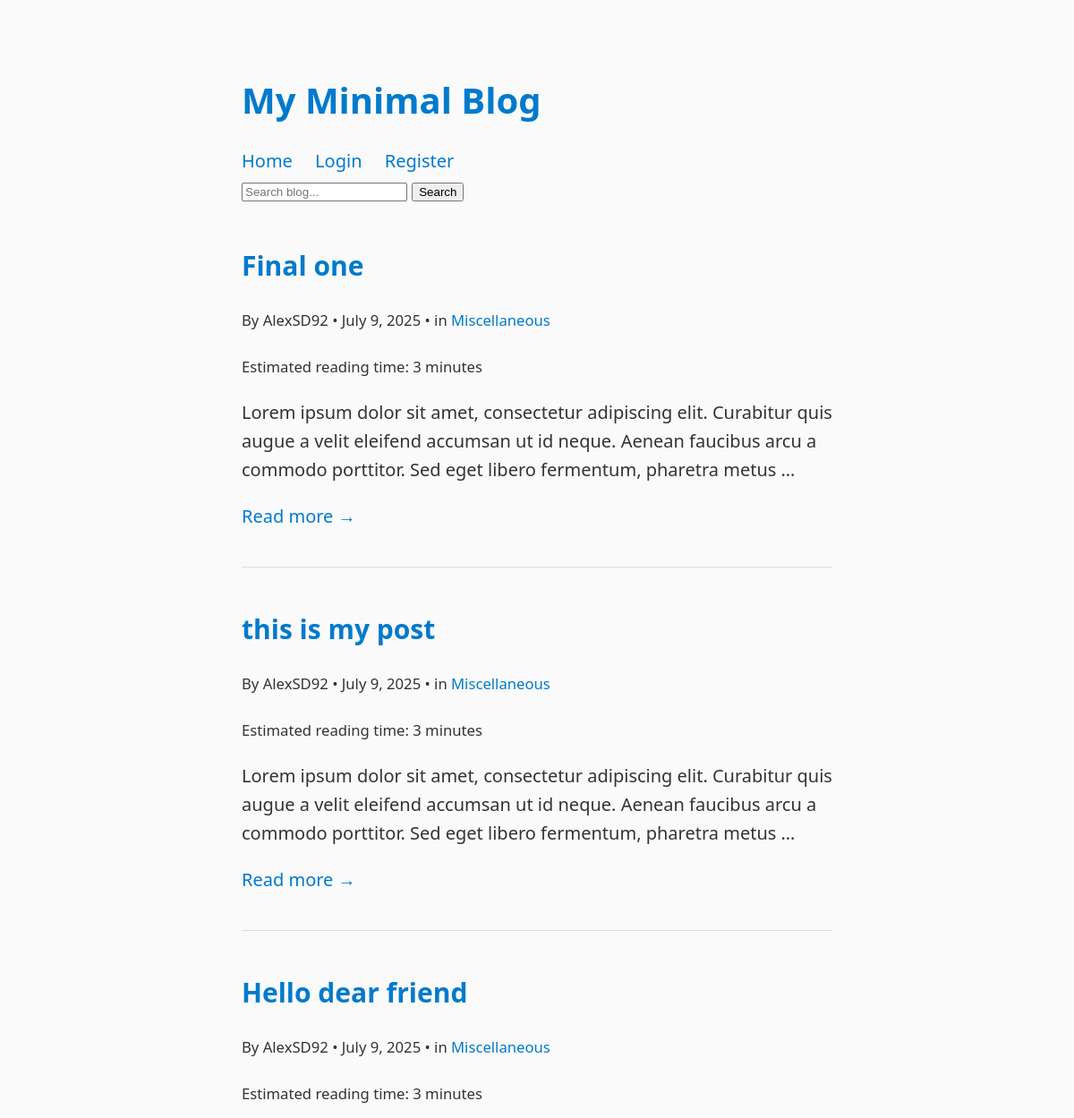
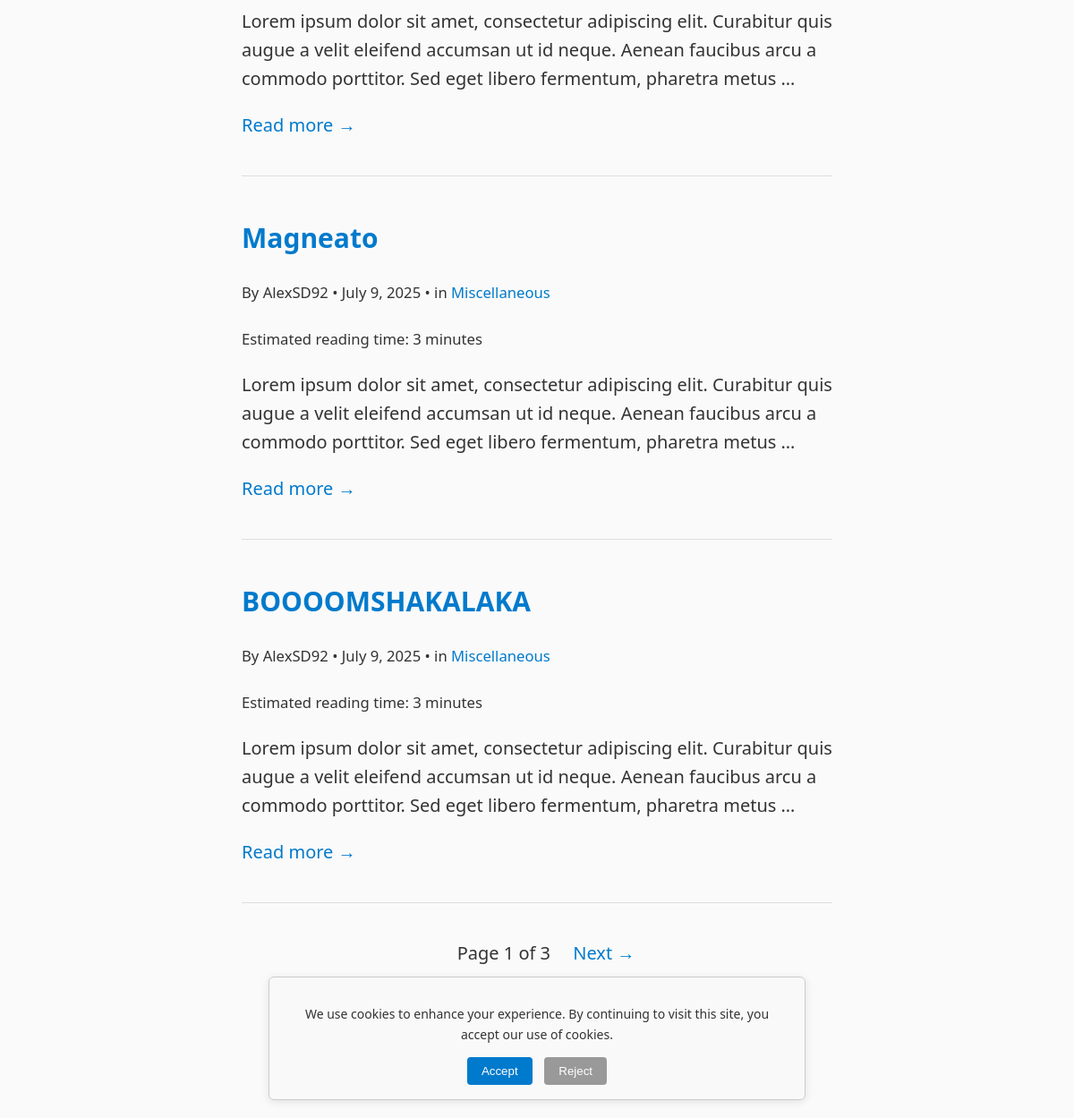
The app's page /, older data (2 pictures, top to bottom).
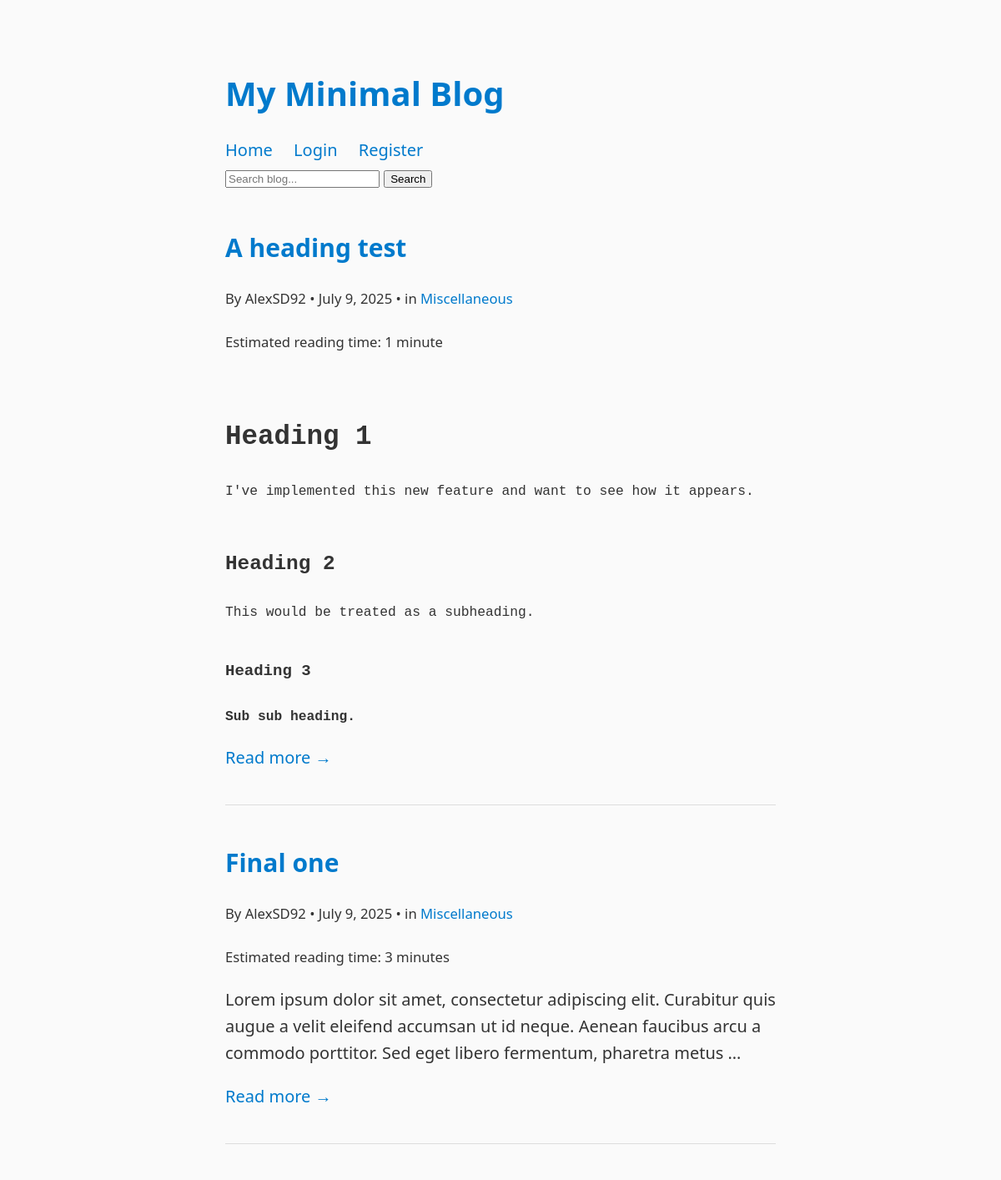
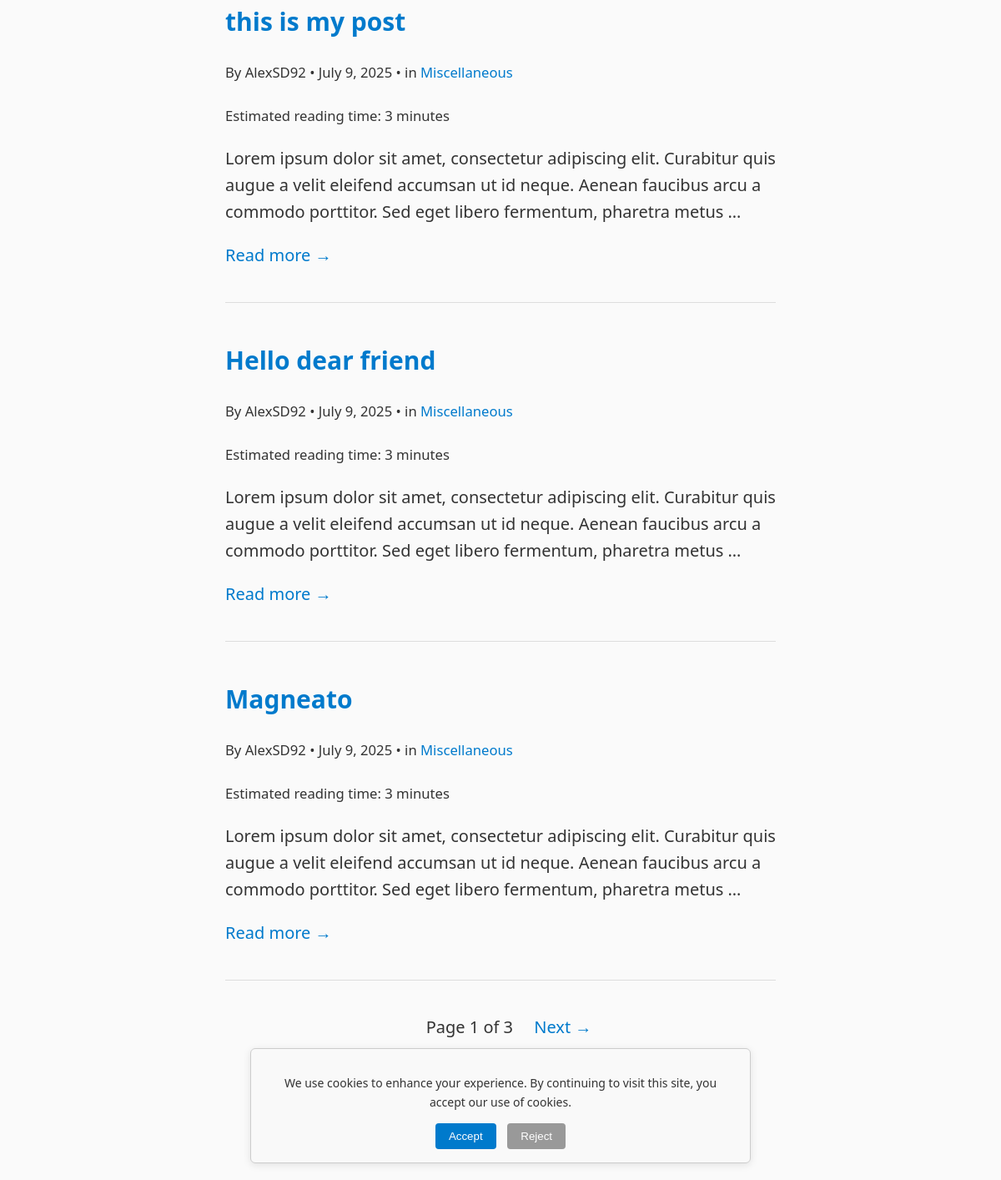
The same page, newer data (2 pictures, top to bottom).
### blog/models.py (models this page shows, shortened)
class Post(models.Model):
    title = models.CharField(max_length=200)
    slug = models.SlugField(unique=True, blank=True)
    author = models.ForeignKey(User, on_delete=models.CASCADE)
    category = models.ForeignKey(Category, on_delete=models.SET_NULL, null=True)
    image = models.ImageField(upload_to='post_images/', blank=True, null=True)
    body = RichTextField()
    published = models.BooleanField(default=True)
    created = models.DateTimeField(auto_now_add=True)
    tags = models.ManyToManyField('Tag', blank=True, related_name='posts')
    views = models.PositiveIntegerField(default=0)
    def reading_time(self):
        plain_text = re.sub('<[^<]+?>', '', self.body)
        word_count = len(plain_text.split())
        return math.ceil(word_count / 200)  # Average adult reads ~200 wpm

class Category(models.Model):
    name = models.CharField(max_length=100, unique=True)
    slug = models.SlugField(unique=True)
    def __str__(self):
        return self.name

### blog/views.py (the view)
# urls.py: path('', views.home, name='home'),
def home(request):
    posts = Post.objects.filter(published=True).order_by('-created')
    paginator = Paginator(posts, 5)
    page_number = request.GET.get('page')
    page_obj = paginator.get_page(page_number)
    return render(request, 'blog/home.html', {'page_obj': page_obj})

### blog/context_processors.py (called while the page is built)
def analytics_tracking_id(request):
    return {
        'GA_TRACKING_ID': settings.GA_TRACKING_ID
    }

### blog/templates/blog/home.html (shortened to what this page needs)
{% extends 'blog/base.html' %}
{% block content %}
  {% for post in page_obj %}
    <div class="post-preview">
      <h2><a href="{% url 'post_detail' slug=post.slug %}">{{ post.title }}</a></h2>
      <p><small>By {{ post.author }} • {{ post.created|date:"F j, Y" }} • in <a href="{% url 'category_posts' slug=post.category.slug %}">{{ post.category }}</a></small></p>
      <p class="text-sm text-gray-500"><small>  Estimated reading time: {{ post.reading_time }} minute{{ post.reading_time|pluralize }}
      </small></p>
      <p>{{ post.body|truncatewords:30|safe }}</p>
      <p><a href="{% url 'post_detail' slug=post.slug %}">Read more →</a></p>
    </div>
  {% empty %}
    <p>No posts yet.</p>
  {% endfor %}
  <div class="pagination" style="text-align:center; margin-top: 2em;">
    <span style="margin: 0 1em;">Page {{ page_obj.number }} of {{ page_obj.paginator.num_pages }}</span>
    {% if page_obj.has_next %}
      <a href="?page={{ page_obj.next_page_number }}">Next →</a>
    {% endif %}
  </div>
{% endblock %}

### blog/templates/blog/base.html (shortened to what this page needs)
<!DOCTYPE html>
<html lang="en">
<head>
</head>
{% include 'blog/cookie_consent.html' %}
<body>
  <header>
    <h1><a href="/">My Minimal Blog</a></h1>
    <nav>
      <a href="/">Home</a>
      {% if user.is_authenticated %}
        <span>Welcome, {{ user.username }}</span>
        <form method="post" action="{% url 'logout' %}" style="display: inline;">
          {% csrf_token %}
          <button type="submit" style="background: none; border: none; padding: 0; color: #007acc; cursor: pointer;">
            Logout
          </button>
        </form>
        <a href="{% url 'delete_account' %}" style="color: #cc0000; margin-left: 1em;">Delete Account</a>
      {% else %}
        <a href="{% url 'login' %}">Login</a>
        <a href="{% url 'register' %}">Register</a>
      {% endif %}
      <form method="GET" action="{% url 'post_search' %}">
        <input type="text" name="q" placeholder="Search blog..." required>
        <button type="submit">Search</button>
      </form>
    </nav>
  </header>
  {% block content %}{% endblock %}
  <footer>
    <p>&copy; {{ now|date:"Y" }} My Minimal Blog. All rights reserved.</p>
    <p>
      <a href="{% url 'terms' %}">Terms of Service</a> |
      <a href="{% url 'privacy' %}">Privacy Policy</a>
    </p>
  </footer>
</body>
</html>

### blog/templates/blog/cookie_consent.html (shortened to what this page needs)
{% if not request.COOKIES.accept_cookies and not request.COOKIES.reject_cookies %}
<div id="cookie-banner" style="
  position: fixed;
  bottom: 20px;
  left: 50%;
  transform: translateX(-50%);
  width: 90%;
  max-width: 600px;
  background-color: #f9f9f9;
  color: #333;
  padding: 16px 20px;
  border: 1px solid #ccc;
  border-radius: 6px;
  box-shadow: 0 2px 10px rgba(0, 0, 0, 0.1);
  z-index: 9999;
  text-align: center;
  font-size: 14px;
">
  <p>We use cookies to enhance your experience. By continuing to visit this site, you accept our use of cookies.</p>
  <button onclick="acceptCookies()" style="
    background-color: #007acc;
    color: white;
    border: none;
    padding: 8px 16px;
    margin-right: 10px;
    border-radius: 4px;
    cursor: pointer;
  ">Accept</button>
  <button onclick="rejectCookies()" style="
    background-color: #999;
    color: white;
    border: none;
    padding: 8px 16px;
    border-radius: 4px;
    cursor: pointer;
  ">Reject</button>
</div>
{% endif %}

### blog/templates/blog/base.html (style rules this page uses)
html { box-sizing: border-box; max-width: 70ch; margin: auto; font-size: 1.25em; color: #333; line-height: 1.6; }
* { box-sizing: inherit; }
body { margin: 0; padding: 1em; font-family: system-ui, sans-serif; background-color: #fafafa; }
h1, h2, h3 { font-weight: 600; margin-top: 1.5em; margin-bottom: 0.5em; }
p { margin-bottom: 1em; }
a { text-decoration: none; color: #007acc; }
footer { text-align: center; margin-top: 3em; font-size: 0.9em; color: #666; }
nav { margin-bottom: 2em; }
nav a { margin-right: 1em; }
.post-preview { margin-bottom: 2em; border-bottom: 1px solid #ddd; padding-bottom: 1em; }

Row changes from the older to the newer data that the page shows:
no longer on this page (row unchanged): Post: title "BOOOOMSHAKALAKA", author "AlexSD92", created "July 9, 2025", category "Miscellaneous", reading_time "3", body "Lorem ipsum dolor sit amet, consectetur adipiscing elit. Curabitur quis augue a velit eleifend accumsan ut id neque. Aenean faucibus arcu a commodo porttitor. Sed eget libero fermentum, pharetra metus …"
added Post: title "A heading test", author "AlexSD92", created "July 9, 2025", category "Miscellaneous", reading_time "1", body "Heading 1 I've implemented this new feature and want to see how it appears. Heading 2 This would be treated as a subheading. Heading 3 Sub sub heading."
